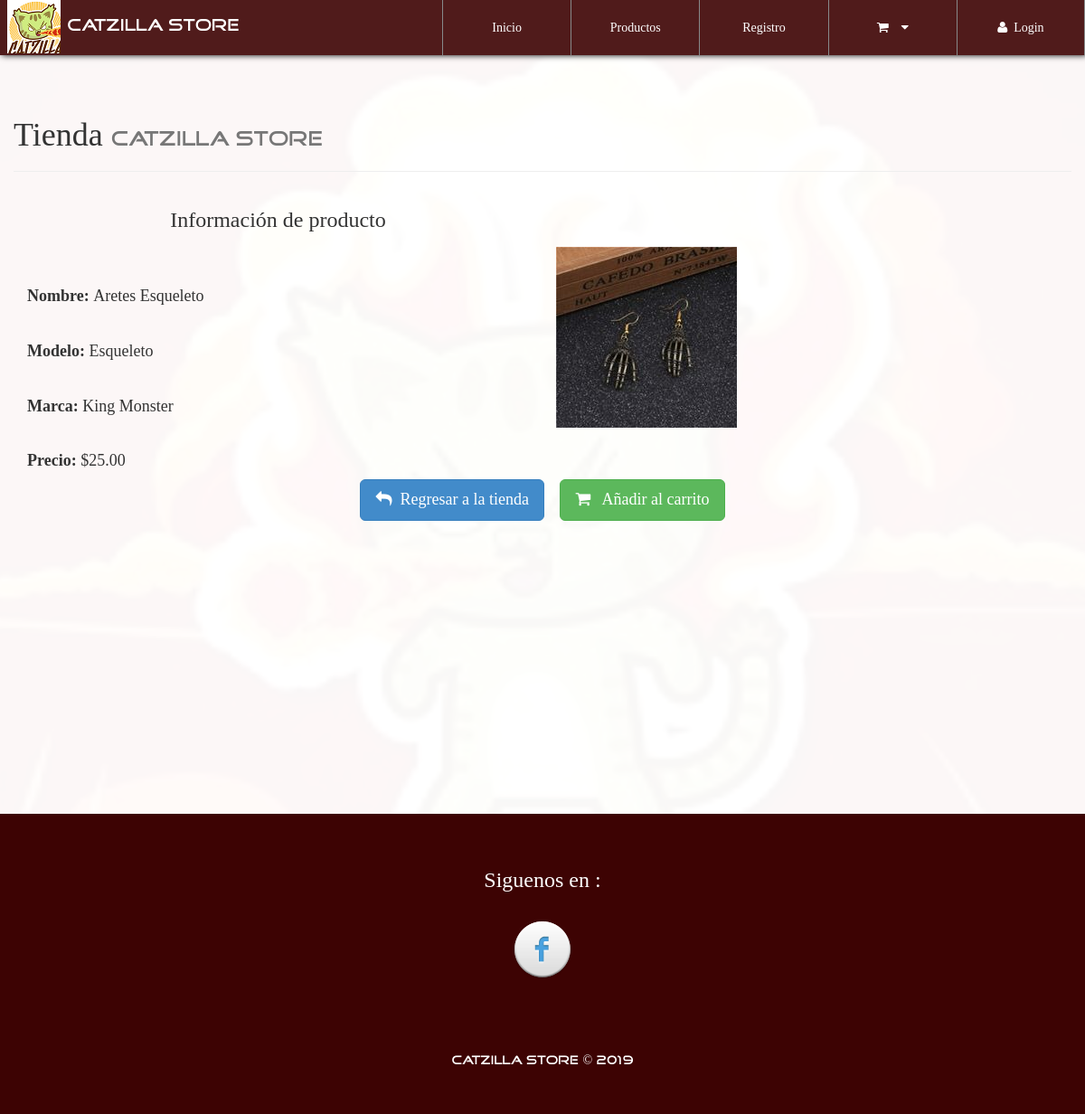
Page /infoProd.php?CodigoProd=Are-1 on the committed database.
### tables this page shows
CREATE TABLE `producto` (
  `CodigoProd` varchar(30) NOT NULL,
  `NombreProd` varchar(30) NOT NULL,
  `CodigoCat` varchar(30) NOT NULL,
  `Precio` decimal(30,2) NOT NULL,
  `Modelo` varchar(30) NOT NULL,
  `Marca` varchar(30) NOT NULL,
  `Stock` int(20) NOT NULL,
  `NITProveedor` varchar(30) NOT NULL,
  `Imagen` varchar(150) NOT NULL,
  `Nombre` varchar(30) NOT NULL
);

### library/consulSQL.php (called while the page is built, shortened)
<?php
class ejecutarSQL{
    public static function conectar(){
        if(!$con = new mysqli(SERVER,USER,PASS)){
            die("Error en el servidor, verifique sus datos");
        }
        mysqli_set_charset($con, 'utf8');
        return $con;
    }
    public static function consultar($query) {
        if (!$consul = mysqli_query( ejecutarSQL::conectar(), $query)) {
            die(mysqli_error(ejecutarSQL::conectar()));
        }
        return $consul;
    }
}

### infoProd.php (the view, shortened to what this page needs)
<?php
include './library/consulSQL.php';
?>
<!DOCTYPE html>
<html lang="es">
<head>
    <?php include './inc/link.php'; ?>
</head>
<body id="container-page-product">
    <?php include './inc/navbar.php'; ?>
    <section id="infoproduct">
        <div class="container">
            <div class="row">
                <div class="page-header">
                    <h1>Tienda <small class="tittles-pages-logo">CATZILLA STORE</small></h1>
                </div>
                <?php
                    $CodigoProducto=$_GET['CodigoProd'];
                    $productoinfo=  ejecutarSQL::consultar("select * from producto where CodigoProd='".$CodigoProducto."'");
                    while($fila=mysqli_fetch_array($productoinfo)){
                        echo '
                            <div class="col-xs-12 col-sm-6">
                                <h3 class="text-center">Información de producto</h3>
                                <br><br>
                                <h4><strong>Nombre: </strong>'.$fila['NombreProd'].'</h4><br>
                                <h4><strong>Modelo: </strong>'.$fila['Modelo'].'</h4><br>
                                <h4><strong>Marca: </strong>'.$fila['Marca'].'</h4><br>
                                <h4><strong>Precio: </strong>$'.$fila['Precio'].'</h4>
                            </div>
                            <div class="col-xs-12 col-sm-6">
                                <br><br><br>
                                <img class="img-responsive" src="assets/img-products/'.$fila['Imagen'].'">
                            </div>
                            <br><br><br>
                            <div class="col-xs-12 text-center">
                                <a href="product.php" class="btn btn-lg btn-primary"><i class="fa fa-mail-reply"></i>&nbsp;&nbsp;Regresar a la tienda</a> &nbsp;&nbsp;&nbsp;
                                <button value="'.$fila['CodigoProd'].'" class="btn btn-lg btn-success botonCarrito"><i class="fa fa-shopping-cart"></i>&nbsp;&nbsp; Añadir al carrito</button>
                            </div>
                        ';
                    }
                ?>
            </div>
        </div>
    </section>
    <?php include './inc/footer.php'; ?>
</body>
</html>

### css/style.css (style rules this page uses)
body { font-family: "FontFamilySPro"; line-height: 1.5; font-size: 1.4em; width: 100%; height: 100%; margin: 0px; padding: 0px; background-position: center center; background-repeat: no-repeat; background-attachment: fixed; background-size: cover; background-color: #fff; }
section { width: 100%; margin: 0px; padding: 90px 0px; }
.tittles-pages-logo { font-family: "FontFamilyLogo"; }
#container-page-product { background-image: url(../assets/img/font-index.JPG); }
#store, #infoproduct, #container-pedido { background-color: rgba(255,255,255,.97); min-height: 900px; }

### rows in the picture
producto: NombreProd "Aretes Esqueleto", Modelo "Esqueleto", Marca "King Monster", Precio "25.00", Imagen (picture)
